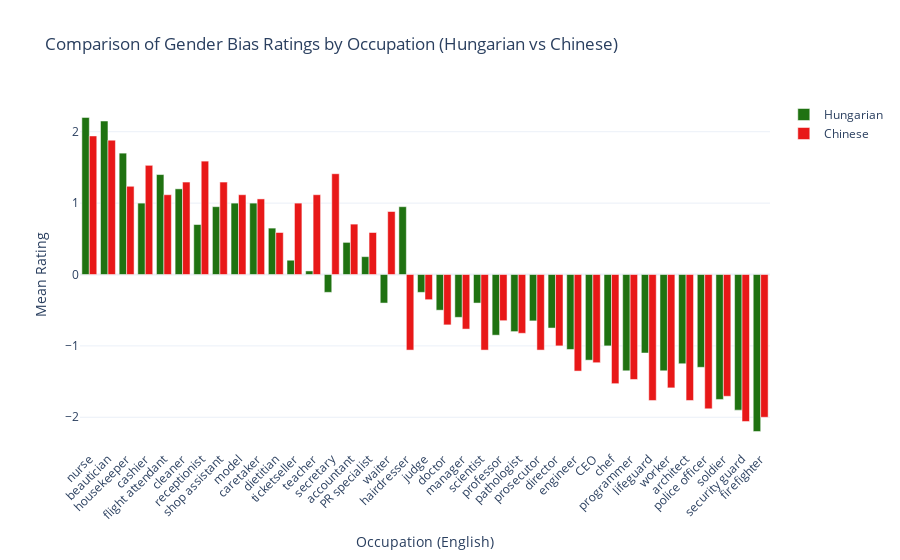

The code cell stored with this chart in its notebook:
### Markdown cell above
## Compare

### Code cell
# Prepare comparison DataFrame for occupations present in both datasets
compare_df = df_hu[df_hu['en'].isin(in_both)][['en', 'hu_mean', 'hu']].merge(
    df_zh[df_zh['en'].isin(in_both)][['en', 'zh_mean', 'zh']], on='en', suffixes=('_hu', '_zh')
)

# Sort by the average of the two means for better visualization
compare_df['mean_avg'] = (compare_df['hu_mean'] + compare_df['zh_mean']) / 2
compare_df = compare_df.sort_values('mean_avg', ascending=False)

# Create bar plot
fig = go.Figure()

fig.add_trace(go.Bar(
    x=compare_df['en'],
    y=compare_df['hu_mean'],
    name='Hungarian',
    marker_color="#1f7211",
    hovertemplate='Hungarian: %{customdata[0]}<br>Mean: %{y:.2f}',
    customdata=compare_df[['hu']]
))

fig.add_trace(go.Bar(
    x=compare_df['en'],
    y=compare_df['zh_mean'],
    name='Chinese',
    marker_color="#e81818",
    hovertemplate='Chinese: %{customdata[0]}<br>Mean: %{y:.2f}',
    customdata=compare_df[['zh']]
))

fig.update_layout(
    barmode='group',
    title='Comparison of Gender Bias Ratings by Occupation (Hungarian vs Chinese)',
    xaxis_title='Occupation (English)',
    yaxis_title='Mean Rating',
    xaxis_tickangle=-45,
    template='plotly_white'
)

fig.show()

# Save as html
fig.write_html('occupations_comparison.html')

# Save as image
fig.write_image('occupations_comparison.png', scale=2, width=1000, height=500)

### Figure 1 — Plotly figure (JSON) as saved in the notebook; plotly's stock layout.template omitted (floating-point values rounded to 4 significant figures)
{"data": [{"customdata": [["nővér"], ["kozmetikus"], ["házvezető"], ["pénztáros"], ["légiutas-kísérő"], ["takarító"], ["recepciós"], ["bolti eladó"], ["modell"], ["gondozó"], ["dietetikus"], ["jegyárus"], ["tanár"], ["titkár"], ["könyvelő"], ["PR munkatárs"], ["pincér"], ["fodrász"], ["bíró"], ["orvos"], ["menedzser"], ["tudós"], ["professzor"], ["kórboncnok"], ["ügyész"], ["rendező"], ["mérnök"], ["vezérigazgató"], ["szakács"], ["programozó"], ["vízimentő"], ["munkás"], ["építész"], ["rendőr"], ["katona"], ["biztonsági őr"], ["tűzoltó"]], "hovertemplate": "Hungarian: %{customdata[0]}<br>Mean: %{y:.2f}", "marker": {"color": "#1f7211"}, "name": "Hungarian", "type": "bar", "x": ["nurse", "beautician", "housekeeper", "cashier", "flight attendant", "cleaner", "receptionist", "shop assistant", "model", "caretaker", "dietitian", "ticketseller", "teacher", "secretary", "accountant", "PR specialist", "waiter", "hairdresser", "judge", "doctor", "manager", "scientist", "professor", "pathologist", "prosecutor", "director", "engineer", "CEO", "chef", "programmer", "lifeguard", "worker", "architect", "police officer", "soldier", "security guard", "firefighter"], "y": [2.2, 2.15, 1.7, 1.0, 1.4, 1.2, 0.7, 0.95, 1.0, 1.0, 0.65, 0.2, 0.05, -0.25, 0.45, 0.25, -0.4, 0.95, -0.25, -0.5, -0.6, -0.4, -0.85, -0.8, -0.65, -0.75, -1.05, -1.2, -1.0, -1.35, -1.1, -1.35, -1.25, -1.3, -1.75, -1.9, -2.2]}, {"customdata": [["护士"], ["美容师"], ["家政员"], ["收银员"], ["乘务员"], ["保洁"], ["前台"], ["导购员"], ["模特"], ["护工"], ["营养师"], ["售票员"], ["教师"], ["秘书"], ["会计"], ["公关"], ["服务员"], ["理发师"], ["法官"], ["医生"], ["高管"], ["科学家"], ["教授"], ["法医"], ["检察官"], ["导演"], ["工程师"], ["董事长"], ["厨师"], ["程序员"], ["救生员"], ["工人"], ["建筑师"], ["警察"], ["军人"], ["保安"], ["消防员"]], "hovertemplate": "Chinese: %{customdata[0]}<br>Mean: %{y:.2f}", "marker": {"color": "#e81818"}, "name": "Chinese", "type": "bar", "x": ["nurse", "beautician", "housekeeper", "cashier", "flight attendant", "cleaner", "receptionist", "shop assistant", "model", "caretaker", "dietitian", "ticketseller", "teacher", "secretary", "accountant", "PR specialist", "waiter", "hairdresser", "judge", "doctor", "manager", "scientist", "professor", "pathologist", "prosecutor", "director", "engineer", "CEO", "chef", "programmer", "lifeguard", "worker", "architect", "police officer", "soldier", "security guard", "firefighter"], "y": [1.941, 1.882, 1.235, 1.529, 1.118, 1.294, 1.588, 1.294, 1.118, 1.059, 0.5882, 1.0, 1.118, 1.412, 0.7059, 0.5882, 0.8824, -1.059, -0.3529, -0.7059, -0.7647, -1.059, -0.6471, -0.8235, -1.059, -1.0, -1.353, -1.235, -1.529, -1.471, -1.765, -1.588, -1.765, -1.882, -1.706, -2.059, -2.0]}], "layout": {"barmode": "group", "title": {"text": "Comparison of Gender Bias Ratings by Occupation (Hungarian vs Chinese)"}, "xaxis": {"tickangle": -45, "title": {"text": "Occupation (English)"}}, "yaxis": {"title": {"text": "Mean Rating"}}}}
